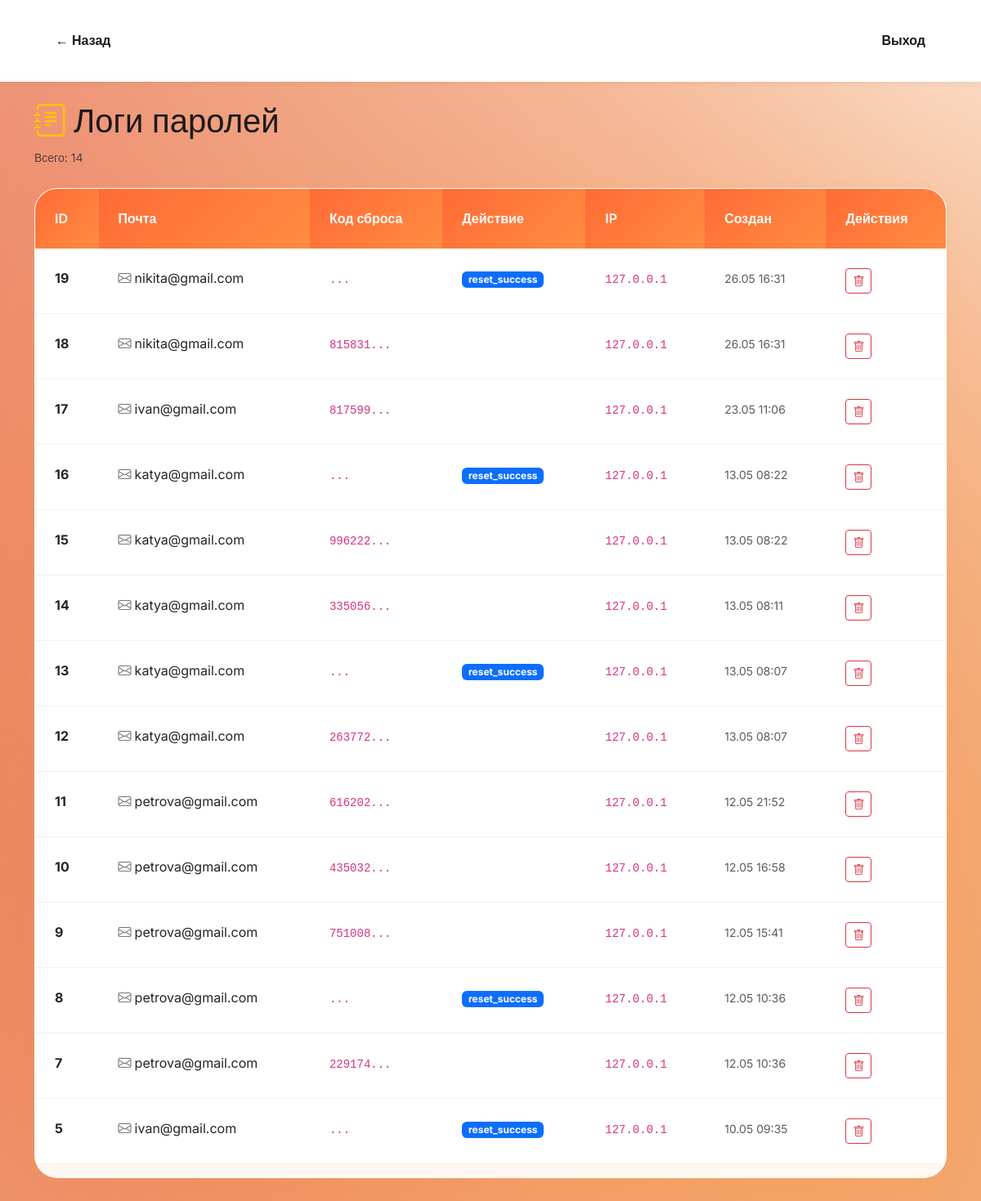
/admin/password_logs.php (signed in), run on the app's committed database.
### tables this page shows
CREATE TABLE `password_logs` (
  `id` int NOT NULL,
  `email` varchar(255) DEFAULT NULL,
  `reset_code` varchar(6) DEFAULT NULL,
  `action` varchar(20) DEFAULT NULL,
  `ip` varchar(45) DEFAULT NULL,
  `created_at` timestamp NULL DEFAULT CURRENT_TIMESTAMP
);

### admin/password_logs.php (the view, shortened to what this page needs)
<?php
$conn = connect();
$logs = [];
$result = mysqli_query($conn, "SELECT * FROM password_logs ORDER BY created_at DESC");
if ($result) {
    while ($row = mysqli_fetch_assoc($result)) {
        $logs[] = $row;
    }
}
?>
<!DOCTYPE html>
<html lang="ru">
<head>
    <link href="https://cdn.jsdelivr.net/npm/bootstrap@5.3.0/dist/css/bootstrap.min.css" rel="stylesheet">
    <link href="https://cdn.jsdelivr.net/npm/bootstrap-icons@1.11.0/font/bootstrap-icons.css" rel="stylesheet">
    <link rel="stylesheet" href="../assets/css/admin.css">
</head>
<body class="bg-light">
    <nav class="navbar">
        <div class="container">
            <div class="navbar-back"><a href="index.php">← Назад</a></div>
            <div class="navbar-logout"><a href="../actions/logout.php">Выход</a></div>
        </div>
    </nav>
    <div class="container mt-4">
        <div class="d-flex justify-content-between align-items-center mb-4">
            <div>
                <h1><i class="bi bi-journal-text text-warning me-2"></i>Логи паролей</h1>
                <small class="text-muted">Всего: <?= number_format(count($logs)) ?></small>
            </div>
        </div>
        <div class="table-container">
            <div class="table-responsive">
                <table class="table table-hover">
                    <thead>
                        <tr>
                            <th>ID</th>
                            <th>Почта</th>
                            <th>Код сброса</th>
                            <th>Действие</th>
                            <th>IP</th>
                            <th>Создан</th>
                            <th>Действия</th>
                        </tr>
                    </thead>
                    <tbody>
                        <?php if (empty($logs)): ?>
                            <tr>
                                <td colspan="7" class="text-center py-5 text-muted">
                                    <i class="bi bi-journal-text fs-1 mb-3 opacity-50"></i>
                                    Логи не найдены
                                </td>
                            </tr>
                        <?php else: ?>
                            <?php foreach ($logs as $l): ?>
                                <tr>
                                    <td><strong><?= $l['id'] ?></strong></td>
                                    <td><i class="bi bi-envelope me-1 text-secondary"></i><?= htmlspecialchars($l['email'] ?? '') ?></td>
                                    <td><code><?= htmlspecialchars(substr($l['reset_code'] ?? '', 0, 8)) ?>...</code></td>
                                    <td><span class="badge bg-primary"><?= htmlspecialchars($l['action'] ?? '') ?></span></td>
                                    <td><code><?= htmlspecialchars($l['ip'] ?? '') ?></code></td>
                                    <td><small class="text-muted"><?= date('d.m H:i', strtotime($l['created_at'] ?? 'now')) ?></small></td>
                                    <td>
                                        <a href="?delete=<?= $l['id'] ?>" class="btn btn-outline-danger btn-sm" onclick="return confirm('Удалить лог #<?= $l['id'] ?>?')" title="Удалить">
                                            <i class="bi bi-trash"></i>
                                        </a>
                                    </td>
                                </tr>
                            <?php endforeach; ?>
                        <?php endif; ?>
                    </tbody>
                </table>
            </div>
        </div>
    </div>
</body>
</html>

### assets/css/admin.css (style rules this page uses)
:root { --orange-light: #FF8C42; --orange-dark: #FF6B35; --white: #FFFFFF; --text-dark: #1A1A1A; --text-light: #4b5563; --text-secondary: #6b7280; --glass-bg: rgba(255, 255, 255, 0.92); --glass-border: rgba(255, 255, 255, 0.7); --btn-shadow: 0 4px 16px rgba(244, 162, 97, 0.16); --gradient-bg: radial-gradient(at 81.4% 87.2%, hsla(26.5, 87%, 67%, 0.2) 0%, transparent 50%), radial-gradient(at 27.3% 73.8%, hsla(12, 76%, 61%, 0.2) 0%, transparent 50%); }
* { box-sizing: border-box; }
body { margin: 0; font-family: "Inter", sans-serif; background-image: radial-gradient(at 81.41585559577926% 87.24152011479555%, hsla(26.530612244897956, 86.98224852071009%, 66.86274509803923%, 1) 0%, hsla(26.530612244897956, 86.98224852071009%, 66.86274509803923%, 0) 100%), radial-gradient(at 27.325489547761283% 73.79934093135628%, hsla(12.000000000000002, 75.75757575757575%, 61.1764705882353%, 1) 0%, hsla(12.000000000000002, 75.75757575757575%, 61.1764705882353%, 0) 100%), radial-gradient(at 93.6572444855945% 1.4726311627847433%, hsla(0, 0%, 100%, 1) 0%, hsla(0, 0%, 100%, 0) 100%), radial-gradient(at 75.2353388571488% 48.14849472457675%, hsla(26.530612244897956, 86.98224852071009%, 66.86274509803923%, 1) 0%, hsla(26.530612244897956, 86.98224852071009%, 66.86274509803923%, 0) 100%), radial-gradient(at 10.995361390066938% 17.215393127398826%, hsla(12.000000000000002, 75.75757575757575%, 61.1764705882353%, 1) 0%, hsla(12.000000000000002, 75.75757575757575%, 61.1764705882353%, 0) 100%), radial-gradient(at 98.29202156447458% 53.08145861590824%, hsla(0, 0%, 100%, 1) 0%, hsla(0, 0%, 100%, 0) 100%), radial-gradient(at 35.757597791618714% 28.866688018981467%, hsla(26.530612244897956, 86.98224852071009%, 66.86274509803923%, 1) 0%, hsla(26.530612244897956, 86.98224852071009%, 66.86274509803923%, 0) 100%), radial-gradient(at 87.87554192602587% 28.350994031499443%, hsla(12.000000000000002, 75.75757575757575%, 61.1764705882353%, 1) 0%, hsla(12.000000000000002, 75.75757575757575%, 61.1764705882353%, 0) 100%), radial-gradient(at 69.21266343967773% 90.97332350371691%, hsla(0, 0%, 100%, 1) 0%, hsla(0, 0%, 100%, 0) 100%), radial-gradient(at 94.63200547956538% 88.4201213723785%, hsla(26.530612244897956, 86.98224852071009%, 66.86274509803923%, 1) 0%, hsla(26.530612244897956, 86.98224852071009%, 66.86274509803923%, 0) 100%); color: var(--text-dark); line-height: 1.6; position: relative; }
.table-responsive { max-height: 70vh; overflow-y: auto; }
.table th { position: sticky; top: 0; z-index: 10; background: linear-gradient(135deg, var(--orange-dark), var(--orange-light)) !important; color: white !important; }
.navbar { display: flex; justify-content: center; background: var(--white); padding: 1rem 2rem; box-shadow: 0 2px 10px rgba(0, 0, 0, 0.05); font-family: "Inter", sans-serif; min-height: 100px; }
nav .container { max-width: 1200px; }
.navbar-logout a { padding: 1rem 1.5rem; border-radius: 12px; transition: all 0.25s ease; font-weight: 600; font-size: 1rem; color: var(--text-dark); text-decoration: none; }
.navbar-back a { padding: 1rem 1.5rem; border-radius: 12px; transition: all 0.25s ease; font-weight: 600; font-size: 1rem; color: var(--text-dark); text-decoration: none; }
.table-container { background: var(--glass-bg) !important; backdrop-filter: blur(24px) !important; border: 1px solid var(--glass-border) !important; border-radius: 28px !important; box-shadow: var(--btn-shadow) !important; overflow: hidden !important; margin-bottom: 2rem !important; }
.table thead th { background: linear-gradient(135deg, var(--orange-dark), var(--orange-light)) !important; color: white !important; font-weight: 600 !important; padding: 1.5rem 1.5rem !important; border: none !important; }
.table td { padding: 1.5rem !important; border-bottom: 1px solid rgba(255, 140, 66, 0.15) !important; }

### admin/password_logs.php (style rules this page uses)
.table-responsive { max-height: calc(100vh - 220px); overflow: auto; }
.table th { position: sticky; top: 0; z-index: 10; background: linear-gradient(135deg, var(--orange-dark), var(--orange-light)) !important; color: white !important; font-weight: 600; }

### data on the page
password_logs: id "19", email "nikita@gmail.com", action "reset_success", ip "127.0.0.1", created_at "26.05 16:31"
password_logs: id "18", email "nikita@gmail.com", reset_code "815831", ip "127.0.0.1", created_at "26.05 16:31"
password_logs: id "17", email "ivan@gmail.com", reset_code "817599", ip "127.0.0.1", created_at "23.05 11:06"
password_logs: id "16", email "katya@gmail.com", action "reset_success", ip "127.0.0.1", created_at "13.05 08:22"
password_logs: id "15", email "katya@gmail.com", reset_code "996222", ip "127.0.0.1", created_at "13.05 08:22"
password_logs: id "14", email "katya@gmail.com", reset_code "335056", ip "127.0.0.1", created_at "13.05 08:11"
password_logs: id "13", email "katya@gmail.com", action "reset_success", ip "127.0.0.1", created_at "13.05 08:07"
password_logs: id "12", email "katya@gmail.com", reset_code "263772", ip "127.0.0.1", created_at "13.05 08:07"
password_logs: id "11", email "petrova@gmail.com", reset_code "616202", ip "127.0.0.1", created_at "12.05 21:52"
password_logs: id "10", email "petrova@gmail.com", reset_code "435032", ip "127.0.0.1", created_at "12.05 16:58"
password_logs: id "9", email "petrova@gmail.com", reset_code "751008", ip "127.0.0.1", created_at "12.05 15:41"
password_logs: id "8", email "petrova@gmail.com", action "reset_success", ip "127.0.0.1", created_at "12.05 10:36"
password_logs: id "7", email "petrova@gmail.com", reset_code "229174", ip "127.0.0.1", created_at "12.05 10:36"
password_logs: id "5", email "ivan@gmail.com", action "reset_success", ip "127.0.0.1", created_at "10.05 09:35"

### other printed values
count($logs) "14"
